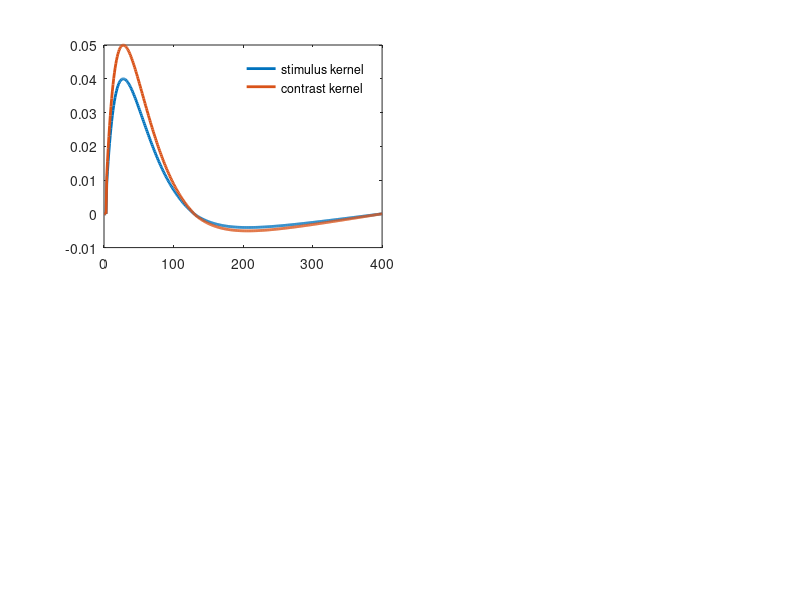

Reproduce this figure in MATLAB. (Note: this script raises an error after producing the figure.)
function [para] = Yates_simple(varargin)
%% "stimulus-to-SensoryNeuron model' as presented in
%% Yates et al., 2017
%
% written by Katsuhisa (10.2017)
% +++++++++++++++++++++++++++++++++++++++++++++++


% input arguments
nneuron = 3;
len_tr = 1000;
tmax = 400;
tau = 40;
% tmax = 150;
% tau = 10;
kernelgain_s = 0.04;
kernelgain_c = 0.05;
plot_flag = 1;
j = 1;              
while  j <= length(varargin)
    switch varargin{j}
        case 'ntr'
            len_tr = varargin{j+1};
            j = j + 2;
        case 'tmax' 
            tmax = varargin{j+1};
            j = j + 2;
        case 'tau'
            tau = varargin{j+1};
            j = j + 2;
        case 'kernelgain_s'
            kernelgain_s = varargin{j+1};            
             j = j + 2;
        case 'kernelgain_c'
            kernelgain_c = varargin{j+1};            
             j = j + 2;
        case 'nofig'
            plot_flag = 0;
            j = j + 1;
    end
end

% yellow and green
y = [0.9576    0.7285    0.2285];
g = [0.1059    0.4706    0.2157];

% hdx = 0.3*[-1 -0.75 -0.5 -0.25 0 0.25 0.5 0.75 1];
hdx = 0.3*[-1 -0.5 -0.25 -0.125 0 0.125 0.25 0.5 1];
len_frame = 1050;
lenhdx = length(hdx);
hdxlab = cell(1, lenhdx);
for i = 1:lenhdx
    hdxlab{i} = num2str(hdx(i));
end
nbin = 7;

% contrast
offset = 100;
co = 1*[zeros(1,offset),ones(1,len_frame),zeros(1,offset)];

%%
% alpha function as a stimulus kernel
t = 0:tmax;
kernel1 = exp(-t/tau).*(1 - exp(-t/tau));
hn_offset = [ones(1,round(t(end)/3))*0.025, 0.025:-0.025/(round(t(end)*2/3)):0]; % manually tweaked to approximate that in Yates
kernel1 = kernel1 - 1.5*hn_offset;
kernel1(1:4) = 0;
kernel2 = kernel1;
kernel1 = kernelgain_c*kernel1/max(kernel1) ;
kernel2 = kernelgain_s*kernel2/max(kernel2);
lenhdx = length(hdx);
    
para.kernel_stm = kernel2;
para.kernel_co = kernel1;
time = [1:len_frame+2*offset] - offset;
    
if plot_flag == 1
    close all;
    figure(1);
    % visualize verified convolved responses
%     c = jet(lenhdx);
%     for h = 1:lenhdx
%         subplot(2,4,1)
%         stmbox = [zeros(1,offset), hdx(h)*ones(1, len_frame), zeros(1,offset)];
%         plot(time, stmbox, '-', 'color', c(h,:))
%         hold on;

    %     subplot(2,4,5)
    %     convolved = conv(kernel2, stmbox) + conv(kernel1, -co);
    %     plot(time, convolved(1:length(time)), '-', 'color', c(h,:))
    %     hold on;
    %     convolved = conv(kernel2, stmbox) + conv(kernel1, co);
    %     plot(time, convolved(1:length(time)), '-', 'color', c(h,:))
    %     hold on;
%     end
% 
    subplot(2,4,[1 2])
    plot(t, kernel2, '-', 'linewidth',2)
    hold on;
    plot(t, kernel1, '-', 'linewidth', 2)
    xlim([t(1) t(end)])
    legend('stimulus kernel', 'contrast kernel')
    legend('boxoff')
end

%%
% generate dynamic stimulus sequence with the 0% signal
frameperbin = len_frame/nbin;
stm = nan(len_tr, len_frame);
stmmat = nan(len_tr, nbin);
for i = 1:len_tr
    stmmat(i,:) = datasample(hdx, nbin, 'Replace', true);
%     while abs(sum(stmmat(i,:))) >= 0.1
%         stmmat(i,:) = datasample(hdx, nbin, 'Replace', true);
%     end
%  
    begin = 1;
    for n = 1:nbin
        stm(i, begin:begin+frameperbin-1) = stmmat(i,n)*ones(1, frameperbin);
        begin = begin + frameperbin;
    end
end

% overall stimulus sign
sumstm = sum(stm,2);
stmsign = sign(sumstm);
med_p = median(sumstm(stmsign > 0));
med_n = median(sumstm(stmsign < 0));
% stmsign_p1 = stmsign > 0 & sumstm < med_p;
stmsign_p2 = stmsign > 0 & sumstm > med_p;
% stmsign_n1 = stmsign < 0 & sumstm > med_n;
stmsign_n2 = stmsign < 0 & sumstm < med_n;


% debug stimulus
figure(12);
histogram(sumstm)
xlabel('actual signal strength')

figure(123);
c1 = zeros(nbin, lenhdx);
c2 = zeros(nbin, lenhdx);
for n = 1:nbin
    for m = 1:lenhdx
        c1(n,m) = sum(stmmat(stmsign_p2,n)==hdx(m));
        c2(n,m) = sum(stmmat(stmsign_n2,n)==hdx(m));
    end
end
subplot(2,2,1)
imagesc(1:lenhdx, 1:nbin, c1)
colorbar
xlabel('hdx')
ylabel('pulse')
title('pref stm')
set(gca,'XTick',1:lenhdx, 'XTickLabel',hdxlab)
set(gca, 'box', 'off'); set(gca, 'TickDir', 'out')

subplot(2,2,2)
imagesc(1:lenhdx, 1:nbin, c2)
colorbar
xlabel('hdx')
title('null stm')
set(gca,'XTick',1:lenhdx, 'XTickLabel',hdxlab)
set(gca, 'box', 'off'); set(gca, 'TickDir', 'out')

% include offset
stm = [zeros(len_tr, offset), stm, zeros(len_tr, offset)];
disp('stimulus generated')

% if plot_flag==1
%     subplot(2,4,2)
%     plot(time, mean(stm(:, 1:length(time)),1), '-k')
%     ylabel('mean stimulus')
% end

%%
% convolution with stimulus kernels and nonlinearity
lenv = size(stm,2);
c = conv(kernel1, co);
for i = 1:len_tr
    para.tr(i).spk1 = nan(nneuron, lenv);
    para.tr(i).spk2 = nan(nneuron, lenv);
    s1 = conv(kernel2, stm(i,:));
    s2 = conv(-kernel2, stm(i,:));
    para.tr(i).fr1 = exp(s1(1:lenv)+c(1:lenv))/10;
    para.tr(i).fr2 = exp(s2(1:lenv)+c(1:lenv))/10;
    for n = 1:nneuron
        para.tr(i).spk1(n,:) = arrayfun(@(x) poissrnd(x), para.tr(i).fr1);    
        para.tr(i).spk2(n,:) = arrayfun(@(x) poissrnd(x), para.tr(i).fr2);
        
        % reshape this structure
        para.neuron(n).spk1(i,:) = para.tr(i).spk1(n,:);
        para.neuron(n).spk2(i,:) = para.tr(i).spk2(n,:);
    end
end
disp('sensory neural activity generated')

% for debugging
lens = size(stm,2);
figure(22);
subplot(2,4,1)
plot(kernel1);
xlim([1 tmax])
title('contrast')

subplot(2,4,5)
plot(kernel2,'-b')
hold on;
plot(-kernel2, '-r')
xlim([1 tmax])
title('stimulus')

subplot(2,4,2)
c = conv(kernel1, co);
plot(c(1:lens));
hold on;
plot(co)
xlim([1 len_frame+2*offset])

subplot(2,4,3)
plot(cumsum(c,2))
hold on;
yy = get(gca, 'YLim');
begin = 1+offset;
for i = 1:8
    plot(begin*[1 1], yy, '-m')
    hold on;
    begin = begin + frameperbin;
end
title('cumsum co * ker')
xlim([1 len_frame+2*offset])

subplot(2,4,6)
% pref  = [zeros(1, offset), 0.2*ones(1, frameperbin*7), zeros(1,offset)];
s1 = conv(kernel2, stm(1,:));
plot(s1(1:lens), '-b')
hold on;
s2 = conv(-kernel2, stm(1,:));
plot(s2(1:lens), '-r')
hold on;
plot(stm(1,:),'-k')
xlim([1 len_frame+2*offset])

subplot(2,4,7)
plot(c(1:lens) + s1(1:lens), '-b')
hold on;
plot(c(1:lens) + s2(1:lens), '-r')
title('sum of all')
xlim([1 len_frame+2*offset])

subplot(2,4,8)
plot(exp(c(1:lens) + s1(1:lens)),'-b')
hold on;
plot(exp(c(1:lens) + s2(1:lens)),'-r')
title('nonlinearity')
xlim([1 len_frame+2*offset])

subplot(2,4,4)
plot(cumsum(exp(c(1:lens) + s1(1:lens)),2) - ...
    cumsum(exp(c(1:lens) + s2(1:lens)),2));
hold on;
yy = get(gca, 'YLim');
begin = 1+offset;
for i = 1:8
    plot(begin*[1 1], yy, '-m')
    hold on;
    begin = begin + frameperbin;
end
title('cumsum nonlinear')
xlim([1 len_frame+2*offset])

%%
% evidence
dv1 = zeros(len_tr, len_frame);
dv2 = zeros(len_tr, len_frame);
for n = 1:nneuron
    rep1 = para.neuron(n).spk1(:, offset+1:offset+len_frame) + normrnd(0,1,len_tr,len_frame);
    rep2 = para.neuron(n).spk2(:, offset+1:offset+len_frame) + normrnd(0,1,len_tr,len_frame);
    dv1 = dv1 + cumsum(rep1, 2);
    dv2 = dv2 + cumsum(rep2, 2);
    
    % mean firing rate
    para.neuron(n).mfr1 = mean(para.neuron(n).spk1(:));
    para.neuron(n).mfr2 = mean(para.neuron(n).spk2(:));
end
ev = dv1(:,end) - dv2(:, end);
disp('decision variables computed')

% choice
ch = sign(ev);
ch(ch==0) = datasample([-1 1], sum(ch==0), 'Replace', true);
ch(ch==-1) = 0;

disp(['far choice: ' num2str(sum(ch==1)) ...
    ', near choice: ' num2str(sum(ch==0))])

% debug stimulus
figure(123);
c1 = zeros(nbin, lenhdx);
c2 = zeros(nbin, lenhdx);
for n = 1:nbin
    for m = 1:lenhdx
        c1(n,m) = sum(stmmat(ch==1,n)==hdx(m));
        c2(n,m) = sum(stmmat(ch==0,n)==hdx(m));
    end
end
subplot(2,2,3)
imagesc(1:lenhdx, 1:nbin, c1)
colorbar
xlabel('hdx')
ylabel('pulse')
title('ch 1')
set(gca,'XTick',1:lenhdx, 'XTickLabel',hdxlab)
set(gca, 'box', 'off'); set(gca, 'TickDir', 'out')

subplot(2,2,4)
imagesc(1:lenhdx, 1:nbin, c2)
colorbar
xlabel('hdx')
title('ch 0')
set(gca,'XTick',1:lenhdx, 'XTickLabel',hdxlab)
set(gca, 'box', 'off'); set(gca, 'TickDir', 'out')

% debug psth
k = datasample(1:nneuron, 1);
begin = offset + 1;
psth_stm = nan(1, nbin);
psth_ch = nan(1, nbin);
for i = 1:nbin
    psth_stm(i) = sum(mean(para.neuron(k).spk1(stmsign_p2, begin:begin+frameperbin-1),1))...
    	- sum(mean(para.neuron(k).spk1(stmsign_n2, begin:begin+frameperbin-1),1));
    psth_ch(i) = sum(mean(para.neuron(k).spk1(ch==1, begin:begin+frameperbin-1),1))...
    	- sum(mean(para.neuron(k).spk1(ch==0, begin:begin+frameperbin-1),1));
    begin = begin + frameperbin;
end

para.psth.stm_diff = psth_stm;
para.psth.ch_diff = psth_ch;
para.psth.stm_null = mean(para.neuron(k).spk1(stmsign_n2, 1:length(time)),1);
para.psth.stm_pref = mean(para.neuron(k).spk1(stmsign_p2, 1:length(time)),1);
para.psth.ch_pref = mean(para.neuron(k).spk1(ch==1, 1:length(time)),1);
para.psth.ch_null = mean(para.neuron(k).spk1(ch==0, 1:length(time)),1);

if plot_flag==1    
        
    figure(1);
    subplot(2,4,5)
    % raster
%     rng(19891220)
    tr = datasample(1:len_tr,1);
    ras1 = zeros(nneuron, len_frame+2*offset);
    ras2 = zeros(nneuron, len_frame+2*offset);
    spkch1 = zeros(1, len_frame + 2*offset);
    spkch2 = zeros(1, len_frame + 2*offset);
    spkstm1 = zeros(1, len_frame + 2*offset);
    spkstm2 = zeros(1, len_frame + 2*offset);
    for n = 1:nneuron
            ras1(n,:) = 1*(para.neuron(n).spk1(tr,:) > 0);
            ras2(n,:) = 1*(para.neuron(n).spk2(tr,:) > 0);
            spkch1 = spkch1 + mean(para.neuron(n).spk1(ch==1, 1:(len_frame+2*offset)), 1);
            spkch2 = spkch2 + mean(para.neuron(n).spk1(ch==0, 1:(len_frame+2*offset)), 1);
            spkstm1 = spkstm1 + mean(para.neuron(n).spk1(stmsign_p2, 1:(len_frame+2*offset)), 1);
            spkstm2 = spkstm2 + mean(para.neuron(n).spk1(stmsign_n2, 1:(len_frame+2*offset)), 1);
    end
    imagesc(time, 1:2*nneuron, [ras2; ras1])
    colormap(gca, flipud(bone))
    hold on;
    plot(time, nneuron*ones(1, length(time))+0.5, '-m')
    hold on;
    plot(time, nneuron+0.5 + 3*nneuron*stm(tr,:), '-g', 'linewidth',2)
    hold on;
    yy = get(gca, 'YLim');
    begin = 1;
    for i = 1:nbin+1
        hold on;
        plot(begin*[1 1],yy, '-m')
        begin = begin + frameperbin;
    end
    xlim([-offset len_frame+offset])
    ylim([0 2*nneuron+1])    
    ylabel('neurons')
    set(gca, 'box', 'off'); set(gca, 'TickDir', 'out')

    % psth
    subplot(2,4,6)
    plot(time, spkstm1/nneuron, '-b', 'linewidth',1)
    hold on;
    plot(time, spkstm2/nneuron, '-r', 'linewidth',1)
    hold on;
    yy = get(gca, 'YLim');
    begin = 1;
    for i = 1:nbin+1
        hold on;
        plot(begin*[1 1],yy, ':k')
        begin = begin + frameperbin;
    end
    xlim([-offset len_frame+offset])
    ylim(yy)    
    ylabel('psth (by stm)')
    set(gca, 'box', 'off'); set(gca, 'TickDir', 'out')
    
    subplot(2,4,7)
    plot(time, spkch1/nneuron, '-b', 'linewidth',1)
    hold on;
    plot(time, spkch2/nneuron, '-r', 'linewidth',1)
    hold on;
%     plot(time, mean(cvstm2(ch==0, 1:length(time)),1), '--b', 'linewidth',2)
%     hold on;
%     plot(time, mean(cvstm2(ch==1, 1:length(time)),1), '--r', 'linewidth',2)
    yy = get(gca, 'YLim');
    begin = 1;
    for i = 1:nbin+1
        hold on;
        plot(begin*[1 1],yy, ':k')
        begin = begin + frameperbin;
    end
    xlim([-offset len_frame+offset])
    ylim(yy)    
    ylabel('psth (by choice)')
    set(gca, 'box', 'off'); set(gca, 'TickDir', 'out')
end

%%
% confidence
conf = abs(ev);
% conf = conf + normrnd(median(conf), 1*median(conf), size(conf));
med = median(conf);
disp(['median confidence: ' num2str(med)])

% % debug confidence & stm
% figure(1234);
% plot(time, mean(cvstm1(conf > med, 1:length(time)),1), '-b', 'linewidth',2)
% hold on;
% plot(time, mean(cvstm1(conf < med, 1:length(time)),1), '-r', 'linewidth',2)
% hold on;
% plot(time, mean(cvstm2(conf > med, 1:length(time)),1), '--b', 'linewidth',2)
% hold on;
% plot(time, mean(cvstm2(conf < med, 1:length(time)),1), '--r', 'linewidth',2)
% yy = get(gca, 'YLim');
% begin = 1;
% for i = 1:nbin+1
%     hold on;
%     plot(begin*[1 1],yy, ':k')
%     begin = begin + frameperbin;
% end
% ylim(yy)    
% ylabel('psth (by confidence)')

% if plot_flag==1
%     subplot(2,4,5)
%     plot(1:size(dv1,2), mean(abs(dv1(ch==1,:)), 1), '-r', 'linewidth', 2)
%     hold on;
%     plot(1:size(dv1,2), mean(abs(dv1(conf > med & ch==1, :)), 1), '-', 'color', y, 'linewidth', 2)
%     hold on;
%     plot(1:size(dv1,2), mean(abs(dv1(conf < med & ch==1, :)), 1), '-', 'color', g, 'linewidth', 2)
%     hold on;
%     plot(1:size(dv2,2), mean(abs(dv2(ch==0,:)), 1), '--r', 'linewidth', 2)
%     hold on;
%     plot(1:size(dv2,2), mean(abs(dv2(conf > med & ch==0, :)), 1), '--', 'color', y, 'linewidth', 2)
%     hold on;
%     plot(1:size(dv2,2), mean(abs(dv2(conf < med & ch==0, :)), 1), '--', 'color', g, 'linewidth', 2)
%     ylabel('mean |decision variable|')
%     xlim([0 size(dv1, 2)+1])
%     xlabel('time during stimulus presentation')
% end

% % time-averaged kernel
% pk0 = getKernel(stm(:, offset+1:offset+len_frame), ch);
% pkh = getKernel(stm(conf > med, offset+1:offset+len_frame), ch(conf > med));
% pkl = getKernel(stm(conf < med, offset+1:offset+len_frame), ch(conf < med));

% time-resolved kernel
tkernel = nan(lenhdx, nbin);
tkernel_h = nan(lenhdx, nbin);
tkernel_l = nan(lenhdx, nbin);

% kernel amplitude
amp = nan(1, nbin);
amph = nan(1, nbin);
ampl = nan(1, nbin);

begin = offset+1;
for a = 1:nbin
%     disp(['bin ' num2str(a) ': ' num2str(begin - offset) ' to ' num2str(begin+frameperbin-1-offset)])
    [tkernel(:,a)] = getKernel(stm(:, begin:begin+frameperbin-1), ch);
    [tkernel_h(:,a)] = getKernel(stm(conf > med, begin:begin+frameperbin-1), ch(conf > med));
    [tkernel_l(:,a)] = getKernel(stm(conf < med, begin:begin+frameperbin-1), ch(conf < med));
    
    begin = begin + frameperbin;
end

for a = 1:nbin
    amp(a) = tkernel(:,a)'*mean(tkernel,2);
    amph(a) = tkernel_h(:,a)'*mean(tkernel_h,2);
    ampl(a) = tkernel_l(:,a)'* mean(tkernel_l,2);
end
disp('PK computed')

para.amp_h = amph;
para.amp_l = ampl;
para.amp_diff = amph - ampl;

% kernel amplitude using logistic regression
hdxmat = zeros(len_tr, nbin);
begin = offset + 1;
for n = 1:nbin
    hdxmat(:, n) = median(stm(:, begin:begin+frameperbin-1), 2);
    begin = begin + frameperbin;
end
w = logregPK(hdxmat, ch);
wh = logregPK(hdxmat(conf > med, :), ch(conf > med));
wl = logregPK(hdxmat(conf < med, :), ch(conf < med));
wn = mean([wh, wl]);

if plot_flag==1
    figure(1);
    % visualize kernels
    subplot(2,4,4)
    imagesc(1:nbin, hdx, tkernel)
    xlabel('time bin')
    ylabel('hdx')

    % visualize kernel amplitude
    subplot(2,4,8)
    nom = mean([amph, ampl]);
    plot(1:nbin, amp/nom, '-r', 'linewidth', 2)
    hold on;
    plot(1:nbin, amph/nom, '-', 'color', y, 'linewidth', 2)
    hold on;
    plot(1:nbin, ampl/nom, '-', 'color', g, 'linewidth', 2)
    hold on;
    plot(1:nbin, w/wn, '--r', 'linewidth', 2)
    hold on;
    plot(1:nbin, wh/wn, '--', 'color', y, 'linewidth', 2)
    hold on;
    plot(1:nbin, wl/wn, '--', 'color', g, 'linewidth', 2)
    xlim([0.5 nbin + 0.5])
    ylabel('kernel amplitude')


    % cosmetics
%     subplot(2,4,1)
%     ylabel('hdx')
%     xlabel('time (ms)')
%     xlim([-offset offset+len_frame])
%     set(gca, 'box', 'off'); set(gca, 'TickDir', 'out')
% 
%     subplot(2,4,2)
%     xlim([-offset offset+len_frame])
%     set(gca, 'box', 'off'); set(gca, 'TickDir', 'out')

%     subplot(2,4,3)
%     subplot(2,3,[1 2])
%     set(gca, 'box', 'off'); set(gca, 'TickDir', 'out')
%     legend('location','eastoutside')

%     subplot(2,4,4)
%     set(gca, 'XTick', 1:nbin)
%     set(gca, 'box', 'off'); set(gca, 'TickDir', 'out')

%     subplot(2,4,5)
%     % xlim([-offset offset+len_frame])
%     set(gca, 'box', 'off'); set(gca, 'TickDir', 'out')

%     subplot(2,4,6)
%     subplot(2,3,4)
%     xlim([-offset offset+len_frame])
%     set(gca, 'box', 'off'); set(gca, 'TickDir', 'out')

%     subplot(2,4,7)
%     subplot(2,3,5)
%     xlim([-offset offset+len_frame])
%     set(gca, 'box', 'off'); set(gca, 'TickDir', 'out')

%     subplot(2,4,8)
%     subplot(2,3,6)
%     set(gca, 'XTick', 1:nbin)
%     set(gca, 'box', 'off'); set(gca, 'TickDir', 'out')

    % additional figures for paper
    figure(3);
    nom = mean([tkernel_h(:); tkernel_l(:)]);
    subplot(1,3,1)
    imagesc(1:nbin, hdx, tkernel_h/nom)
    colormap(pink)
    c_h = caxis;
    xlabel('time bin')
    ylabel('hdx')
    set(gca, 'XTick', 1:nbin)
    set(gca, 'box', 'off'); set(gca, 'TickDir', 'out')

    subplot(1,3,2)
    imagesc(1:nbin, hdx, tkernel_l/nom)
    colormap(pink)
    c_l = caxis;
    set(gca, 'XTick', 1:nbin)
    set(gca, 'box', 'off'); set(gca, 'TickDir', 'out')

    cfix = [min([c_h, c_l]), max([c_h, c_l])];
    subplot(1,3,1)
    caxis(cfix)
    subplot(1,3,2)
    caxis(cfix)
    disp('color range:')
    disp(cfix)

    subplot(1,3,3)
    nom = mean([amph, ampl]);
    plot(1:nbin, amph/nom, '-', 'color', y, 'linewidth', 2)
    hold on;
    plot(1:nbin, ampl/nom, '-', 'color', g, 'linewidth', 2)
    xlim([0.5 nbin + 0.5])
    ylabel('kernel amplitude')
    set(gca, 'XTick', 1:nbin)
    set(gca, 'box', 'off'); set(gca, 'TickDir', 'out')
end

function [pk0] = getKernel(hdxmat, ch)

% trial averaged stimulus distributions
disval = unique(hdxmat);
len_d = length(disval);
svmat = zeros(size(hdxmat,1), len_d);
for r = 1:size(hdxmat,1)
    for d = 1:len_d
        svmat(r,d) = sum(hdxmat(r,:)==disval(d));
    end
end

% compute PK for 0% stimulus
pk0 = mean(svmat(ch==0,:),1) - mean(svmat(ch==1,:),1);

function w = logregPK(hdxmat, ch)
w = size(hdxmat, 2);
for i = 1:size(hdxmat, 2)
    b = glmfit(hdxmat(:, i), ch, 'binomial', 'link', 'logit', 'constant', 'on');
    w(i) = b(2);
end


function [normalized_vector] = normalize(v, newmin, newmax)

a = (newmax - newmin)/(max(max(v)) - min(min(v)));
b = newmax - max(max(v))*a;

normalized_vector = a.*v + b;